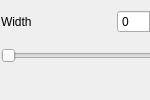
  <widget class="QDockWidget" name="dockWidget">
   <property name="minimumSize">
    <size>
     <width>150</width>
     <height>40</height>
    </size>
   </property>
   <property name="maximumSize">
    <size>
     <width>150</width>
     <height>524287</height>
    </size>
   </property>
   <attribute name="dockWidgetArea">
    <number>2</number>
   </attribute>
   <widget class="QWidget" name="dockWidgetSliders">
    <widget class="QWidget" name="layoutWidget">
     <property name="geometry">
      <rect>
       <x>1</x>
       <y>2</y>
       <width>183</width>
       <height>828</height>
      </rect>
     </property>
     <layout class="QVBoxLayout" name="verticalLayout_Top" stretch="0,0,0,0,0,0,0">
      <property name="rightMargin">
       <number>0</number>
      </property>
      <item>
       <layout class="QVBoxLayout" name="verticalLayout_width">
        <property name="rightMargin">
         <number>20</number>
        </property>
        <property name="bottomMargin">
         <number>10</number>
        </property>
        <item>
         <layout class="QHBoxLayout" name="horizontalLayout_width" stretch="0,0,0">
          <item>
           <widget class="QLabel" name="label_width">
            <property name="text">
             <string>Width</string>
            </property>
           </widget>
          </item>
          <item>
           <spacer name="horizontalSpacer_width">
            <property name="orientation">
             <enum>Qt::Horizontal</enum>
            </property>
            <property name="sizeHint" stdset="0">
             <size>
              <width>20</width>
              <height>40</height>
             </size>
            </property>
           </spacer>
          </item>
          <item>
           <widget class="QSpinBox" name="spinBox_width">
            <property name="maximum">
             <number>255</number>
            </property>
           </widget>
          </item>
         </layout>
        </item>
        <item>
         <layout class="QHBoxLayout" name="horizontalLayout_1a_width">
          <property name="topMargin">
           <number>0</number>
          </property>
          <property name="bottomMargin">
           <number>0</number>
          </property>
          <item>
           <widget class="QSlider" name="horizontalSlider_width">
            <property name="sizePolicy">
             <sizepolicy hsizetype="Expanding" vsizetype="Fixed">
              <horstretch>0</horstretch>
              <verstretch>0</verstretch>
             </sizepolicy>
            </property>
            <property name="minimumSize">
             <size>
              <width>0</width>
              <height>0</height>
             </size>
            </property>
            <property name="minimum">
             <number>1</number>
            </property>
            <property name="maximum">
             <number>600</number>
            </property>
            <property name="pageStep">
             <number>50</number>
            </property>
            <property name="tracking">
             <bool>true</bool>
            </property>
            <property name="orientation">
             <enum>Qt::Horizontal</enum>
            </property>
            <property name="invertedAppearance">
             <bool>false</bool>
            </property>
            <property name="invertedControls">
             <bool>false</bool>
            </property>
            <property name="tickPosition">
             <enum>QSlider::NoTicks</enum>
            </property>
           </widget>
          </item>
         </layout>
        </item>
        <item>
         <spacer name="verticalSpacer_2">
          <property name="orientation">
           <enum>Qt::Vertical</enum>
          </property>
          <property name="sizeHint" stdset="0">
           <size>
            <width>20</width>
            <height>40</height>
           </size>
          </property>
         </spacer>
        </item>
       </layout>
      </item>
      <item>
       <layout class="QVBoxLayout" name="verticalLayout_softness">
        <property name="rightMargin">
         <number>20</number>
        </property>
        <property name="bottomMargin">
         <number>10</number>
        </property>
        <item>
         <layout class="QHBoxLayout" name="horizontalLayout_softness_1">
          <item>
           <widget class="QLabel" name="label_softness">
            <property name="text">
             <string>Softness</string>
            </property>
           </widget>
          </item>
          <item>
           <spacer name="horizontalSpacer_softness">
            <property name="orientation">
             <enum>Qt::Horizontal</enum>
            </property>
            <property name="sizeHint" stdset="0">
             <size>
              <width>20</width>
              <height>40</height>
             </size>
            </property>
           </spacer>
          </item>
          <item>
           <widget class="QSpinBox" name="spinBox_softness">
            <property name="maximum">
             <number>100</number>
            </property>
           </widget>
          </item>
         </layout>
        </item>
        <item>
         <layout class="QHBoxLayout" name="horizontalLayout_softness_2">
          <property name="topMargin">
           <number>0</number>
          </property>
          <property name="bottomMargin">
           <number>0</number>
          </property>
          <item>
           <widget class="QSlider" name="horizontalSlider_softness">
            <property name="sizePolicy">
             <sizepolicy hsizetype="Expanding" vsizetype="Fixed">
              <horstretch>0</horstretch>
              <verstretch>0</verstretch>
             </sizepolicy>
            </property>
            <property name="maximum">
             <number>100</number>
            </property>
            <property name="orientation">
             <enum>Qt::Horizontal</enum>
            </property>
           </widget>
          </item>
         </layout>
        </item>
        <item>
         <spacer name="verticalSpacer_3">
          <property name="orientation">
           <enum>Qt::Vertical</enum>
          </property>
          <property name="sizeHint" stdset="0">
           <size>
            <width>20</width>
            <height>40</height>
           </size>
          </property>
         </spacer>
        </item>
       </layout>
      </item>
      <item>
       <layout class="QVBoxLayout" name="verticalLayout_8">
        <property name="rightMargin">
         <number>20</number>
        </property>
        <property name="bottomMargin">
         <number>10</number>
        </property>
        <item>
         <layout class="QHBoxLayout" name="horizontalLayout_6">
          <item>
           <widget class="QLabel" name="label_5">
            <property name="text">
             <string>Opacity</string>
            </property>
           </widget>
          </item>
          <item>
           <spacer name="horizontalSpacer_5">
            <property name="orientation">
             <enum>Qt::Horizontal</enum>
            </property>
            <property name="sizeType">
             <enum>QSizePolicy::Expanding</enum>
            </property>
            <property name="sizeHint" stdset="0">
             <size>
              <width>20</width>
              <height>40</height>
             </size>
            </property>
           </spacer>
          </item>
          <item>
           <widget class="QSpinBox" name="spinBox_opacity">
            <property name="maximum">
             <number>100</number>
            </property>
           </widget>
          </item>
         </layout>
        </item>
        <item>
         <layout class="QHBoxLayout" name="horizontalLayout_13">
          <property name="topMargin">
           <number>0</number>
          </property>
          <property name="bottomMargin">
           <number>0</number>
          </property>
          <item>
           <widget class="QSlider" name="horizontalSlider_opacity">
            <property name="sizePolicy">
             <sizepolicy hsizetype="Expanding" vsizetype="Fixed">
              <horstretch>0</horstretch>
              <verstretch>0</verstretch>
             </sizepolicy>
            </property>
            <property name="orientation">
             <enum>Qt::Horizontal</enum>
            </property>
           </widget>
          </item>
         </layout>
        </item>
        <item>
         <spacer name="verticalSpacer_4">
          <property name="orientation">
           <enum>Qt::Vertical</enum>
          </property>
          <property name="sizeHint" stdset="0">
           <size>
            <width>20</width>
            <height>40</height>
           </size>
          </property>
         </spacer>
        </item>
       </layout>
      </item>
      <item>
       <layout class="QVBoxLayout" name="verticalLayout_9">
        <property name="rightMargin">
         <number>20</number>
        </property>
        <item>
         <layout class="QHBoxLayout" name="horizontalLayout_7">
          <item>
           <widget class="QLabel" name="label_6">
            <property name="text">
             <string>Tolerance</string>
            </property>
           </widget>
          </item>
          <item>
           <spacer name="horizontalSpacer_6">
            <property name="orientation">
             <enum>Qt::Horizontal</enum>
            </property>
            <property name="sizeHint" stdset="0">
             <size>
              <width>20</width>
              <height>40</height>
             </size>
            </property>
           </spacer>
          </item>
          <item>
           <widget class="QSpinBox" name="spinBox_tolerance">
            <property name="buttonSymbols">
             <enum>QAbstractSpinBox::UpDownArrows</enum>
            </property>
            <property name="accelerated">
             <bool>true</bool>
            </property>
            <property name="maximum">
             <number>600</number>
            </property>
            <property name="stepType">
             <enum>QAbstractSpinBox::DefaultStepType</enum>
            </property>
            <property name="displayIntegerBase">
             <number>10</number>
            </property>
           </widget>
          </item>
         </layout>
        </item>
        <item>
         <layout class="QHBoxLayout" name="horizontalLayout_12">
          <property name="topMargin">
           <number>0</number>
          </property>
          <property name="bottomMargin">
           <number>0</number>
          </property>
          <item>
           <widget class="QSlider" name="horizontalSlider_tolerance">
            <property name="sizePolicy">
             <sizepolicy hsizetype="Expanding" vsizetype="Fixed">
              <horstretch>0</horstretch>
              <verstretch>0</verstretch>
             </sizepolicy>
            </property>
            <property name="maximum">
             <number>255</number>
            </property>
            <property name="pageStep">
             <number>25</number>
            </property>
            <property name="value">
             <number>100</number>
            </property>
            <property name="orientation">
             <enum>Qt::Horizontal</enum>
            </property>
           </widget>
          </item>
         </layout>
        </item>
       </layout>
      </item>
      <item>
       <layout class="QVBoxLayout" name="verticalLayout_5" stretch="0,0">
        <property name="rightMargin">
         <number>20</number>
        </property>
        <property name="bottomMargin">
         <number>10</number>
        </property>
        <item>
         <layout class="QHBoxLayout" name="horizontalLayout_3">
          <property name="spacing">
           <number>6</number>
          </property>
          <property name="rightMargin">
           <number>0</number>
          </property>
          <item>
           <widget class="QLabel" name="label_2_radius">
            <property name="text">
             <string>Radius</string>
            </property>
           </widget>
          </item>
          <item>
           <spacer name="horizontalSpacer_2_radius">
            <property name="orientation">
             <enum>Qt::Vertical</enum>
            </property>
            <property name="sizeHint" stdset="0">
             <size>
              <width>40</width>
              <height>20</height>
             </size>
            </property>
           </spacer>
          </item>
          <item>
           <widget class="QSpinBox" name="spinBox_2_radius">
            <property name="maximum">
             <number>100</number>
            </property>
           </widget>
          </item>
         </layout>
        </item>
        <item>
         <layout class="QHBoxLayout" name="horizontalLayout_9">
          <property name="topMargin">
           <number>0</number>
          </property>
          <property name="bottomMargin">
           <number>0</number>
          </property>
          <item>
           <widget class="QSlider" name="horizontalSlider_radius">
            <property name="sizePolicy">
             <sizepolicy hsizetype="Expanding" vsizetype="Fixed">
              <horstretch>0</horstretch>
              <verstretch>0</verstretch>
             </sizepolicy>
            </property>
           </widget>
          </item>
         </layout>
        </item>
       </layout>
      </item>
      <item>
       <layout class="QVBoxLayout" name="verticalLayout_density">
        <property name="rightMargin">
         <number>20</number>
        </property>
        <item>
         <layout class="QHBoxLayout" name="horizontalLayout_4">
          <item>
           <widget class="QLabel" name="label_3">
            <property name="text">
             <string>Density</string>
            </property>
           </widget>
          </item>
          <item>
           <spacer name="horizontalSpacer_3">
            <property name="orientation">
             <enum>Qt::Vertical</enum>
            </property>
            <property name="sizeHint" stdset="0">
             <size>
              <width>40</width>
              <height>20</height>
             </size>
            </property>
           </spacer>
          </item>
          <item>
           <widget class="QSpinBox" name="spinBox_density">
            <property name="maximum">
             <number>100</number>
            </property>
           </widget>
          </item>
         </layout>
        </item>
        <item>
         <layout class="QHBoxLayout" name="horizontalLayout_10">
          <property name="topMargin">
           <number>0</number>
          </property>
          <property name="bottomMargin">
           <number>0</number>
          </property>
          <item>
           <widget class="QSlider" name="horizontalSlider_density">
            <property name="sizePolicy">
             <sizepolicy hsizetype="Expanding" vsizetype="Fixed">
              <horstretch>0</horstretch>
              <verstretch>0</verstretch>
             </sizepolicy>
            </property>
           </widget>
          </item>
         </layout>
        </item>
       </layout>
      </item>
      <item>
       <spacer name="verticalSpacer">
        <property name="orientation">
         <enum>Qt::Vertical</enum>
        </property>
        <property name="sizeHint" stdset="0">
         <size>
          <width>20</width>
          <height>40</height>
         </size>
        </property>
       </spacer>
      </item>
     </layout>
    </widget>
   </widget>
  </widget>
